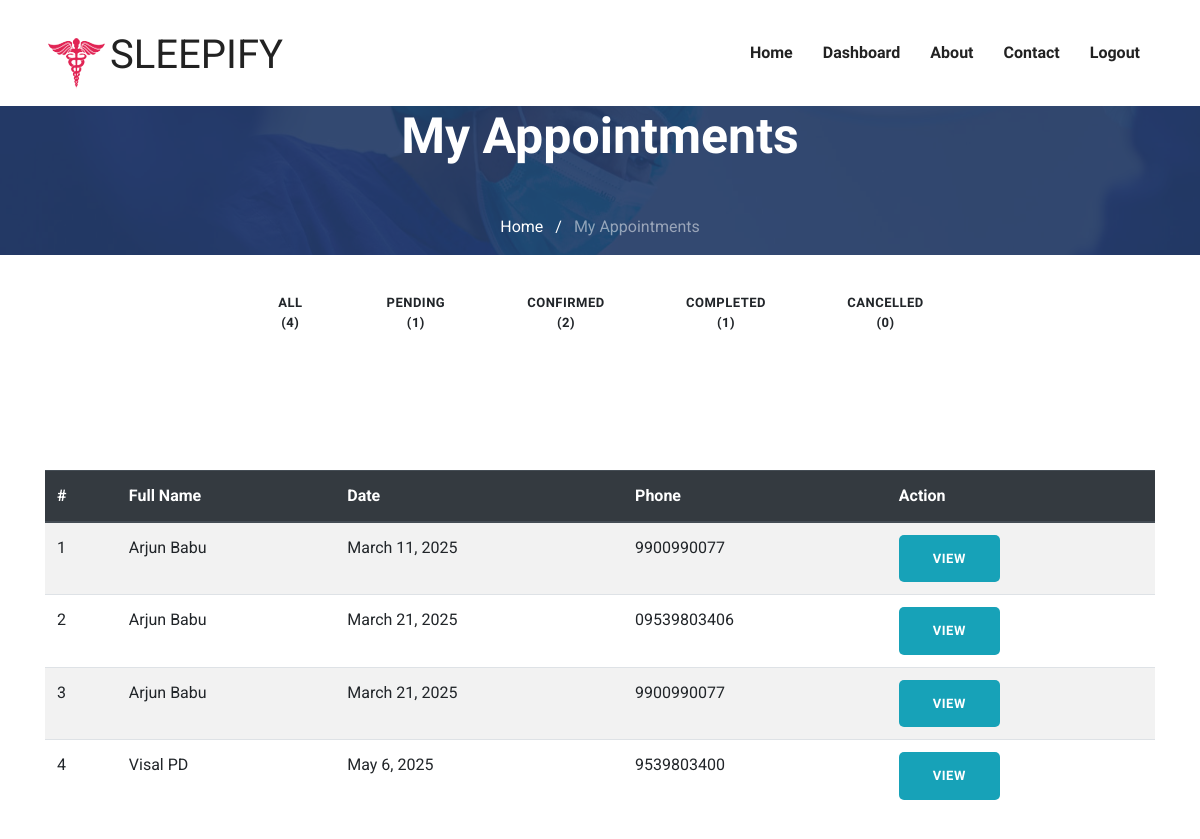
Page /doctor/doctorAppointments/ (signed in) on the committed database.
### doctor/models.py (models this page shows, shortened)
class Appointment(models.Model):
    doctor = models.ForeignKey(Doctor, on_delete=models.CASCADE)
    patient = models.ForeignKey(Patient, on_delete=models.CASCADE)
    phone = models.CharField(max_length=15,blank=True,null=True)
    message = models.CharField(max_length=255,null=True,blank=True,default=None)
    date = models.DateField()
    time = models.TimeField()
    status_choices = (
        ("Pending", "Pending"),
        ("Confirmed", "Confirmed"),
        ("Completed", "Completed"),
        ("Cancelled", "Cancelled"),
    )
    status = models.CharField(max_length=20, choices=status_choices, default="Pending")
    created_on = models.DateTimeField(auto_now_add=True)

### users/models.py (models this page shows, shortened)
class Patient(models.Model):
    fname = models.CharField(max_length=150)
    lname = models.CharField(max_length=150)
    dob = models.DateField(default='2001-01-01')
    gender_choices = (("Male","Male"),("Female","Female"))
    gender = models.CharField(max_length=20,default=None,null=True,blank=True,choices=gender_choices)
    email = models.EmailField( max_length=150,unique=True)
    phone = models.CharField(max_length=15,null=True,blank=True)
    password = models.CharField(max_length=150)
    created_on = models.DateField(auto_now_add=True)

### doctor/views.py (the view)
# urls.py: path('doctorAppointments/',views.doctorAppointments,name="doctorAppointments"),
@doctor_login_required()
def doctorAppointments(request):
    status_filter = request.GET.get('status', 'All')
    doctor = get_object_or_404(Doctor,id=request.session['doctor_id'])
    all_count = Appointment.objects.filter(doctor=doctor).count()
    pending_count = Appointment.objects.filter(doctor=doctor,status="Pending").count()
    confirmed_count = Appointment.objects.filter(doctor=doctor,status="Confirmed").count()
    completed_count = Appointment.objects.filter(doctor=doctor,status="Completed").count()
    cancelled_count = Appointment.objects.filter(doctor=doctor,status="Cancelled").count()
    if status_filter != "All":
        appointments = Appointment.objects.filter(doctor=doctor,status=status_filter).select_related("patient").order_by('date')
    else:
        appointments = Appointment.objects.filter(doctor=doctor).order_by('date')
    context = {
        "appointments": appointments,
        "status_filter": status_filter,
        "all_count": all_count,
        "pending_count": pending_count,
        "confirmed_count": confirmed_count,
        "completed_count": completed_count,
        "cancelled_count": cancelled_count,
    }
    return render(request, "doctor/appointment-list.html", context)

### templates/doctor/appointment-list.html (shortened to what this page needs)
{% extends "../base.html" %}
{% load static %}
{% block body %}
{% include "doctor/nav.html" %}
<section class="bg-1">
    <div class="container">
      <div class="row">
        <div class="col-md-12">
          <div class="block text-center">
            <h1 class="text-capitalize mb-5 text-lg text-white">My Appointments</h1>
            <ul class="list-inline breadcumb-nav">
              <li class="list-inline-item"><a href="{% url 'doctorHome' %}" class="text-white">Home</a></li>
              <li class="list-inline-item"><span class="text-white">/</span></li>
              <li class="list-inline-item"><a href="#" class="text-white-50">My Appointments</a></li>
            </ul>
          </div>
        </div>
      </div>
    </div>
</section>
<div class="container mt-4">
  <div class="row justify-content-center">
      <div class="col-md-8 text-center mb-4">
          <form method="GET" action="{% url 'doctorAppointments' %}">
              <div class="btn-group btn-group-toggle" data-toggle="buttons">
                  <label class="btn {% if status_filter == 'All' %}active{% endif %}">
                      All ({{ all_count }})
                  </label>
                  <label class="btn {% if status_filter == 'Pending' %}active{% endif %}">
                      Pending ({{ pending_count }})
                  </label>
                  <label class="btn {% if status_filter == 'Confirmed' %}active{% endif %}">
                      Confirmed ({{ confirmed_count }})
                  </label>
                  <label class="btn {% if status_filter == 'Completed' %}active{% endif %}">
                      Completed ({{ completed_count }})
                  </label>
                  <label class="btn {% if status_filter == 'Cancelled' %}active{% endif %}">
                      Cancelled ({{ cancelled_count }})
                  </label>
              </div>
          </form>
      </div>
  </div>
</div>
<section class="section patient">
    <div class="container">
        <div class="table-responsive">
            <table class="table table-striped">
                <thead class="thead-dark">
                    <tr>
                        <th>#</th>
                        <th>Full Name</th>
                        <th>Date</th>
                        <th>Phone</th>
                        <th>Action</th>
                    </tr>
                </thead>
                <tbody>
                    {% for appointment in appointments %}
                    <tr>
                        <td>{{ forloop.counter }}</td>
                        <td>{{ appointment.patient.fname }} {{ appointment.patient.lname }}</td>
                        <td>{{ appointment.date }}</td>
                        <td>{{ appointment.phone }}</td>
                        <td><a href="{% url 'doctorAppointmentInfo' appointment.id %}" class="btn btn-info btn-sm">View</a></td>
                    </tr>
                    {% empty %}
                    <tr>
                        <td colspan="5" class="text-center">No appointments found.</td>
                    </tr>
                    {% endfor %}
                </tbody>
            </table>
        </div>
    </div>
</section>
{% endblock body %}

### static/css/style.css (style rules this page uses)
html { overflow-x: hidden; }
body { line-height: 1.6; font-family: "Roboto", sans-serif; -webkit-font-smoothing: antialiased; font-size: 16px; color: #6F8BA4; font-weight: 400; }
h1, .h1, h2, .h2, h3, .h3, h4, .h4, h5, .h5, h6, .h6 { font-family: "Exo", sans-serif; font-weight: 700; color: #222; }
h1, .h1 { font-size: 2.5rem; }
.btn { display: inline-block; font-size: 14px; font-size: 0.8125rem; font-weight: 700; letter-spacing: .5px; padding: .75rem 2rem; font-family: "Exo", sans-serif; text-transform: uppercase; border-radius: 5px; border: 2px solid transparent; transition: all .35s ease; }
.section { padding: 100px 0; }
.text-lg { font-size: 3.75rem; }
a { color: #222; text-decoration: none; transition: all .35s ease; }
.text-lg { font-size: 50px; }
.bg-1 { background: url("../images/22.jpg") no-repeat 50% 50%; background-size: cover; position: relative; }

### rows in the picture
Appointment: patient.fname "Arjun", patient.lname "Babu", date "March 11, 2025", phone "9900990077"
Appointment: patient.fname "Arjun", patient.lname "Babu", date "March 21, 2025", phone "09539803406"
Appointment: patient.fname "Arjun", patient.lname "Babu", date "March 21, 2025", phone "9900990077"
Appointment: patient.fname "Visal", patient.lname "PD", date "May 6, 2025", phone "9539803400"

### other values in the picture
{{ all_count }} "4"
{{ pending_count }} "1"
{{ confirmed_count }} "2"
{{ completed_count }} "1"
{{ cancelled_count }} "0"
